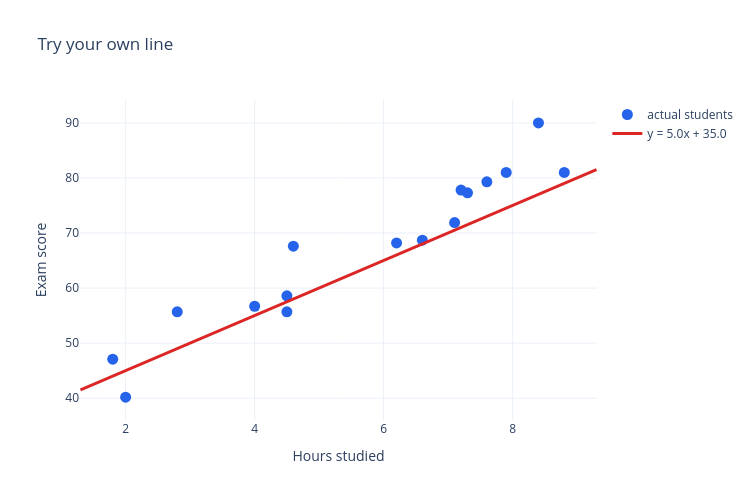

Notebook code for this chart:
### Code cell
# Change these two numbers and rerun this cell as many times as you like.
slope = 5.0
intercept = 35.0

plot_line_over_data(scores_1d, slope, intercept).show()

### Figure 1 — Plotly figure (JSON) as saved in the notebook; plotly's stock layout.template omitted (floating-point values rounded to 4 significant figures)
{"data": [{"hovertemplate": "Hours: %{x}<br>Score: %{y}<extra></extra>", "marker": {"color": "#2563eb", "size": 11}, "mode": "markers", "name": "actual students", "type": "scatter", "x": [1.8, 2.0, 2.8, 4.0, 4.5, 4.5, 4.6, 6.2, 6.6, 7.1, 7.2, 7.3, 7.6, 7.9, 8.4, 8.8], "y": [47.1, 40.2, 55.7, 56.7, 58.6, 55.7, 67.6, 68.2, 68.7, 71.9, 77.8, 77.3, 79.3, 81.0, 90.0, 81.0]}, {"line": {"color": "#dc2626", "width": 3}, "mode": "lines", "name": "y = 5.0x + 35.0", "type": "scatter", "x": [1.3, 1.463, 1.627, 1.79, 1.953, 2.116, 2.28, 2.443, 2.606, 2.769, 2.933, 3.096, 3.259, 3.422, 3.586, 3.749, 3.912, 4.076, 4.239, 4.402, 4.565, 4.729, 4.892, 5.055, 5.218, 5.382, 5.545, 5.708, 5.871, 6.035, 6.198, 6.361, 6.524, 6.688, 6.851, 7.014, 7.178, 7.341, 7.504, 7.667, 7.831, 7.994, 8.157, 8.32, 8.484, 8.647, 8.81, 8.973, 9.137, 9.3], "y": [41.5, 42.32, 43.13, 43.95, 44.77, 45.58, 46.4, 47.21, 48.03, 48.85, 49.66, 50.48, 51.3, 52.11, 52.93, 53.74, 54.56, 55.38, 56.19, 57.01, 57.83, 58.64, 59.46, 60.28, 61.09, 61.91, 62.72, 63.54, 64.36, 65.17, 65.99, 66.81, 67.62, 68.44, 69.26, 70.07, 70.89, 71.7, 72.52, 73.34, 74.15, 74.97, 75.79, 76.6, 77.42, 78.23, 79.05, 79.87, 80.68, 81.5]}], "layout": {"height": 500, "title": {"text": "Try your own line"}, "width": 750, "xaxis": {"title": {"text": "Hours studied"}}, "yaxis": {"title": {"text": "Exam score"}}}}
